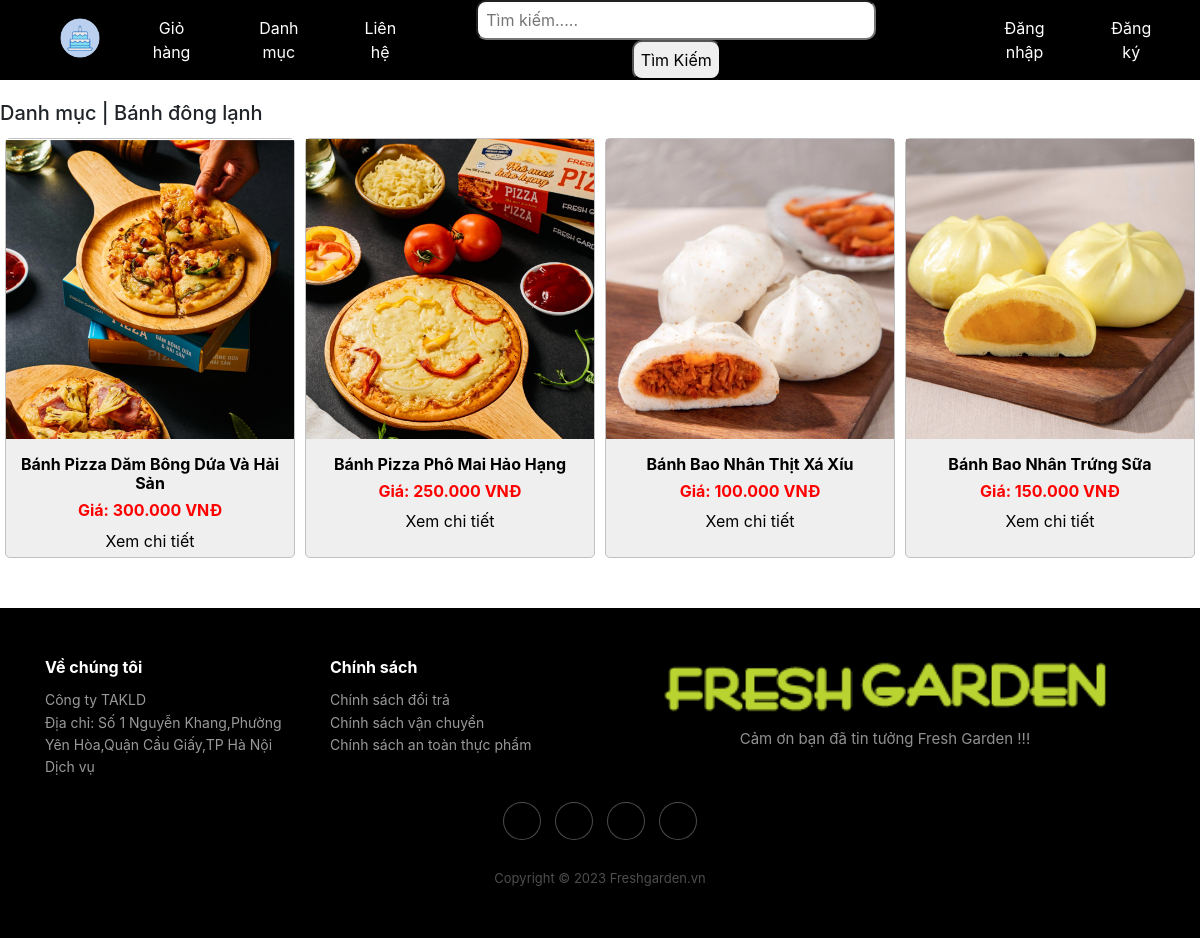
Screenshot of /index.php?quanly=danhmuclist&id=2 with the database file from the repository.
### tables this page shows
CREATE TABLE `tbl_danhmuc` (
  `id_danhmuc` int(11) NOT NULL,
  `tendanhmuc` varchar(100) NOT NULL,
  `thutu` int(11) NOT NULL
);

CREATE TABLE `tbl_sanpham` (
  `id_sanpham` int(11) NOT NULL,
  `tensanpham` varchar(100) NOT NULL,
  `masanpham` varchar(100) NOT NULL,
  `giasanpham` float NOT NULL,
  `soluong` int(11) NOT NULL,
  `hinhanh` varchar(100) NOT NULL,
  `tomtat` varchar(5000) NOT NULL,
  `noidung` text NOT NULL,
  `id_danhmuc` int(11) NOT NULL,
  `trangthai` int(11) NOT NULL
);

### pages/main/danhmuc.php (the view, shortened to what this page needs)
<?php
    $sql_show ="SELECT * FROM tbl_sanpham WHERE tbl_sanpham.id_danhmuc='$_GET[id]' ORDER BY id_sanpham ASC";
    $query_show =mysqli_query($connect,$sql_show);
    $sql_cate ="SELECT * FROM tbl_danhmuc WHERE id_danhmuc='$_GET[id]' LIMIT 1";
    $query_cate =mysqli_query($connect,$sql_cate);
    $row_title =mysqli_fetch_array($query_cate);
?>
<h5> Danh mục |
    <?php
            if(isset($row_title['tendanhmuc'])){
                echo $row_title['tendanhmuc'];
            }else{
                echo "lỗi không lấy được data";
            }
    ?>
</h5>
<ul class="product_list">
    <?php
        while($row_pro=mysqli_fetch_array($query_show)){
    ?>
                    <li>
                        <a href="index.php?quanly=sanpham&id=<?php echo $row_pro['id_sanpham'] ?>">
                            <img src="admincp/modules/quanlysp/uploads/<?php echo $row_pro['hinhanh'] ?>">
                            <h5 class="title_product"> <?php echo $row_pro['tensanpham'] ?></h5>
                            <h5 class="price_product">Giá: <?php echo number_format($row_pro['giasanpham'],0,',','.').' VNĐ' ?></h5>
                            <p style="text-align: center;"><?php echo "Xem chi tiết"?></p>
                        </a>
                    </li>
    <?php
        }
    ?>
</ul>

### css/style.css (style rules this page uses)
body { margin: 0; padding: 0; }
a { text-decoration: none; }
.maincontent img { width: 100%; height: 600px; object-fit: cover; object-position: center; }
ul.product_list { padding: 0; margin: 0; list-style: none; width: 100%; display: flex; justify-content: center; }
ul.product_list li img { object-fit: cover; object-position: center; height: 300px; }
ul.product_list li { background-color: #ffffff; width: 25%; border: 1px solid rgb(193, 193, 193); margin: 5px; float: left; border-radius: 5px; height: 420px; margin-bottom: 50px; background: rgb(239, 239, 239); }
ul.product_list li a { text-decoration: none; }
ul.product_list li > a > p { color: black; }
ul.product_list li img { object-fit: cover; width: 100%; object-position: center; }
h5.price_product { text-align: center; color: red; font-size: 16px; font-weight: bold; }
h5.title_product { text-align: center; color: #000; font-size: 16px; font-weight: bold; }

### css/style_ads.css (style rules this page uses)
* { box-sizing: border-box; }
body { font-family: Verdana, sans-serif; }
img { vertical-align: middle; width: 100%; }

### rows the page displays
tbl_danhmuc: tendanhmuc "Bánh đông lạnh"
tbl_sanpham: hinhanh (picture), tensanpham "Bánh Pizza Dăm Bông Dứa Và Hải Sản", giasanpham "300.000"
tbl_sanpham: hinhanh (picture), tensanpham "Bánh Pizza Phô Mai Hảo Hạng", giasanpham "250.000"
tbl_sanpham: hinhanh (picture), tensanpham "Bánh Bao Nhân Thịt Xá Xíu", giasanpham "100.000"
tbl_sanpham: hinhanh (picture), tensanpham "Bánh Bao Nhân Trứng Sữa", giasanpham "150.000"
